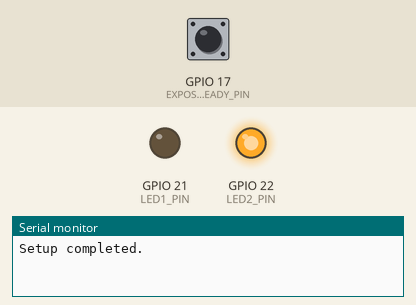
Simulated run of this sketch. Board: ESP32. Parts: output pins drawn as LEDs (lit = HIGH), the last lines printed to the serial monitor. The test bench sets the inputs (shaded band); at power-on: GPIO 17 (EXPOSURE_READY_PIN) HIGH. Pins used as bus, display or sensor lines are not drawn.

Above: at 1.2 s.
1.3 s: GPIO 17 (EXPOSURE_READY_PIN) pulled LOW for 0.15 s
At 1.46 s:
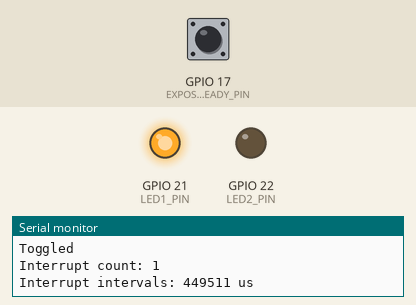
3.0 s: GPIO 17 (EXPOSURE_READY_PIN) pulled LOW for 3.2 s
At 7.1 s:
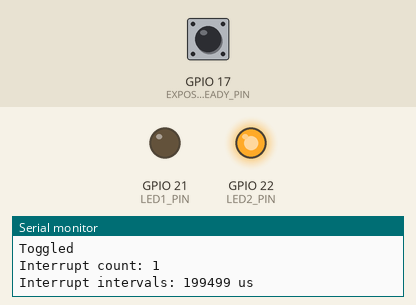
8.0 s: GPIO 17 (EXPOSURE_READY_PIN) pulsed LOW 5 times (0.12 s each, 0.3 s apart)
At 9.2 s:
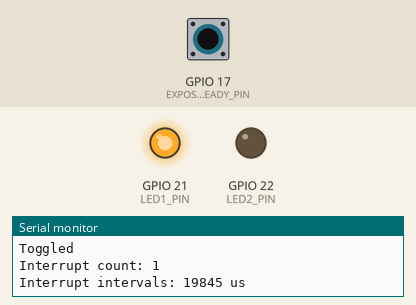
Timing chart, 0 to 11.0 s (numbered marks = the images above; inputs shaded):
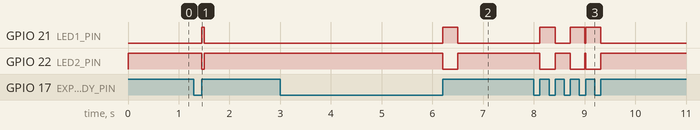

The sketch:

led_control.ino
```cpp
const uint8_t CAMERA_TRIG_PIN       = 15;   // Output to camera trigger input
const uint8_t EXPOSURE_READY_PIN    = 17;   // Input from camera exposure active signal
const uint8_t LED1_PIN              = 21;   // Output to LED 1
const uint8_t LED2_PIN              = 22;   // Output to LED 2

const unsigned long TRIG_PULSE_US       = 50;
const unsigned long CAPTURE_INTERVAL_MS = 500;
const unsigned int NUM_MODES            = 2;

volatile bool captureFinished = false;

// Interrupt diagnostics
volatile unsigned long interruptCount = 0;
volatile unsigned long lastInterruptMicros = 0;
volatile unsigned long interruptIntervals[10];
volatile unsigned int interruptIndex = 0;

unsigned int currentFrameNum = 1;
bool toggleState = false;

unsigned long lastCaptureStartTime = 0;


// ============================================================
// INTERRUPT
// ============================================================

void IRAM_ATTR onCaptureFinished() {
    unsigned long now = micros();
    if (now - lastInterruptMicros < 2 * TRIG_PULSE_US) {
        return;
    }

    interruptCount++;

    // Store time since previous interrupt
    if (interruptIndex < 10) {
        interruptIntervals[interruptIndex] =
            now - lastInterruptMicros;

        interruptIndex++;
    }

    lastInterruptMicros = now;

    captureFinished = true;
}


// ============================================================
// LED MODES
// ============================================================

void mode_1() {
    digitalWrite(LED1_PIN, LOW);
    digitalWrite(LED2_PIN, HIGH);
}

void mode_2() {
    digitalWrite(LED1_PIN, HIGH);
    digitalWrite(LED2_PIN, LOW);
}


// ============================================================
// CAMERA TRIGGER
// ============================================================

void triggerCamera() {
    digitalWrite(CAMERA_TRIG_PIN, HIGH);
    delayMicroseconds(TRIG_PULSE_US);
    digitalWrite(CAMERA_TRIG_PIN, LOW);
}

// ============================================================
// SETUP
// ============================================================

void setup() {

    Serial.begin(115200);

    pinMode(CAMERA_TRIG_PIN, OUTPUT);
    pinMode(LED1_PIN, OUTPUT);
    pinMode(LED2_PIN, OUTPUT);

    digitalWrite(CAMERA_TRIG_PIN, LOW);
    digitalWrite(LED1_PIN, LOW);
    digitalWrite(LED2_PIN, LOW);

    pinMode(EXPOSURE_READY_PIN, INPUT_PULLUP);

    attachInterrupt(
        digitalPinToInterrupt(EXPOSURE_READY_PIN),
        onCaptureFinished,
        RISING
    );

    mode_1();

    lastCaptureStartTime = millis();

    Serial.println("Setup completed.");
}


// ============================================================
// LOOP
// ============================================================

void loop() {

    // --------------------------------------------------------
    // Handle exposure completion
    // --------------------------------------------------------

    if (captureFinished) {

        // Disable interrupts briefly while copying diagnostic data
        noInterrupts();

        captureFinished = false;

        unsigned long count = interruptCount;
        unsigned int index = interruptIndex;

        unsigned long intervals[10];

        for (unsigned int i = 0; i < index; i++) {
            intervals[i] = interruptIntervals[i];
        }

        interrupts();
        toggleState = !toggleState;
        Serial.println("Toggled");
        if (toggleState) {
            mode_2();
        } else {
            mode_1();
        }

        if (currentFrameNum < NUM_MODES) {
            currentFrameNum++;
            triggerCamera();
        }


        // ----------------------------------------------------
        // Print interrupt diagnostics
        // ----------------------------------------------------

        Serial.print("Interrupt count: ");
        Serial.println(count);

        Serial.print("Interrupt intervals: ");

        for (unsigned int i = 0; i < index; i++) {

            Serial.print(intervals[i]);

            Serial.print(" us");

            if (i < index - 1) {
                Serial.print(", ");
            }
        }

        Serial.println();
    }


    // --------------------------------------------------------
    // Start new capture sequence
    // --------------------------------------------------------

    if (millis() - lastCaptureStartTime >= CAPTURE_INTERVAL_MS) {

        currentFrameNum = 1;
        toggleState = false;

        lastCaptureStartTime += CAPTURE_INTERVAL_MS;

        // Reset interrupt diagnostics
        noInterrupts();

        interruptCount = 0;
        interruptIndex = 0;
        lastInterruptMicros = 0;

        interrupts();

        mode_1();
        lastInterruptMicros = micros();
        triggerCamera();
    }
}
```

Measured:
- after the input at 1.3 s, GPIO 21 (LED1_PIN): LOW → HIGH after 0.15 s, → LOW 0.05 s later; GPIO 22 (LED2_PIN): HIGH → LOW after 0.15 s, → HIGH 0.05 s later
- after the input at 3.0 s, GPIO 21 (LED1_PIN): LOW → HIGH after 3.2 s, → LOW 0.30 s later; GPIO 22 (LED2_PIN): HIGH → LOW after 3.2 s, → HIGH 0.30 s later
- after the input at 8.0 s, GPIO 21 (LED1_PIN): goes HIGH 0.30 s, LOW 0.30 s, HIGH 0.28 s, LOW 0.02 s, HIGH 0.30 s, then LOW, starting after 0.12 s; GPIO 22 (LED2_PIN): goes LOW 0.30 s, HIGH 0.30 s, LOW 0.28 s, HIGH 0.02 s, LOW 0.30 s, then HIGH, starting after 0.12 s
